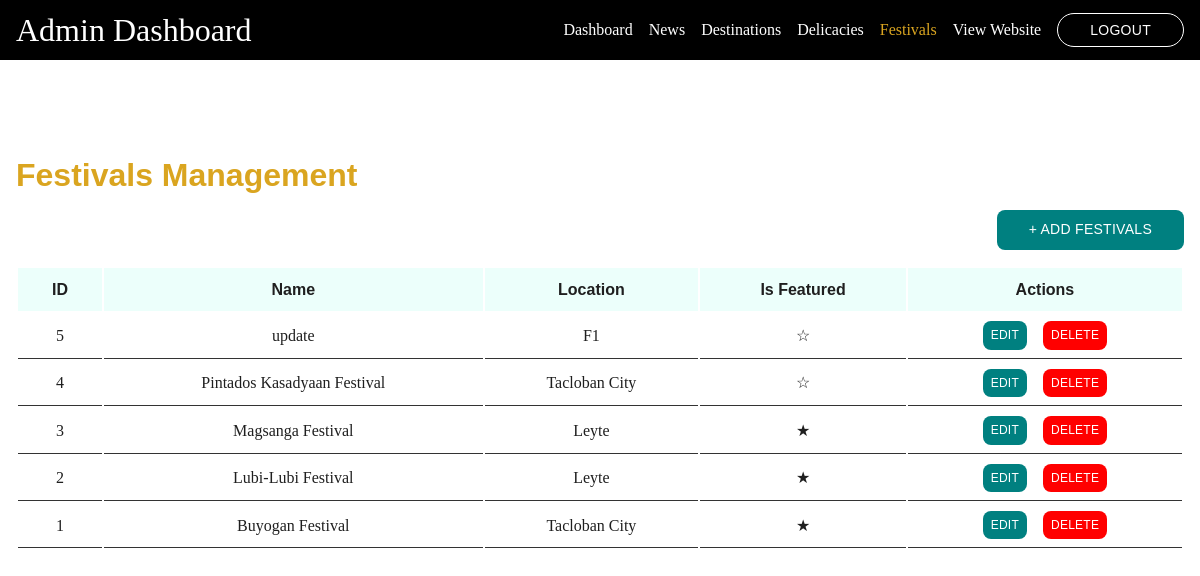
Screenshot of /admin/festivals.php with the database file from the repository.
### tables this page shows
CREATE TABLE `festivals` (
  `id` int(11) NOT NULL,
  `name` varchar(255) NOT NULL,
  `location` varchar(255) NOT NULL,
  `description` text NOT NULL,
  `history` text NOT NULL,
  `image_name` varchar(255) NOT NULL,
  `is_featured` tinyint(1) DEFAULT 0
);

### includes/crud.php (called while the page is built, shortened)
<?php
function getAll($table, $orderBy = 'id', $order = 'DESC') {
    return fetch(executeQuery("SELECT * FROM $table ORDER BY $orderBy $order"));
}
function crud($table, $uploadDir) {
    $action = $_GET['action'] ?? 'list';
}
?>

### includes/db.php (called while the page is built, shortened)
<?php
$conn = new mysqli("127.0.0.1", 'root', '', 'leyte_tourism');
function executeQuery($sql, $params = []) {
    global $conn;
    $stmt = $conn->prepare($sql);
    $stmt->execute();
    return $stmt;
}
function fetch($stmt, $single = false) {
    $result = $stmt->get_result();
    return $single ? $result->fetch_assoc() : $result->fetch_all(MYSQLI_ASSOC);
}
?>

### public/admin/festivals.php (the view, shortened to what this page needs)
<?php
require_once '../../includes/db.php';
require_once '../../includes/crud.php';
$action = $_GET['action'] ?? 'list';
$table = "festivals";
$items = getAll($table);
?>
<!DOCTYPE html>
<html lang="en">
<head>
    <link rel="stylesheet" href="../../assets/css/variables.css">
    <link rel="stylesheet" href="../../assets/css/base.css">
    <link rel="stylesheet" href="../../assets/css/layout.css">
    <link rel="stylesheet" href="../../assets/css/components.css">
    <link rel="stylesheet" href="../../assets/css/responsive.css">
    <link rel="stylesheet" href="../../assets/css/admin.css">
</head>
<body>
    <?php include_once '../../templates/admin-navbar.php' ?>
    <main>
        <div class="container">
            <?php if ($action === "list"): ?>
                <div class="admin-header">
                    <h2>Festivals Management</h2>
                    <a href="?action=add" class="btn btn-primary btn-square">+ Add Festivals</a>
                </div>
                <table class="data-table">
                    <thead>
                        <tr>
                            <th>ID</th>
                            <th>Name</th>
                            <th>Location</th>
                            <th>Is Featured</th>
                            <th>Actions</th>
                        </tr>
                    </thead>
                    <tbody>
                        <?php foreach ($items as $item): ?>
                            <tr>
                                <td> <?= $item['id'] ?> </td>
                                <td> <?= $item['name'] ?> </td>
                                <td> <?= $item['location'] ?> </td>
                                <td> <?= $item['is_featured'] === 1 ? "&starf;" : "&star;" ?> </td>
                                <td class="action-buttons">
                                    <a href="?action=edit&id=<?= $item['id'] ?>" class="btn btn-primary btn-sm btn-square">
                                        Edit
                                    </a>
                                    <a onclick="return confirm('Are you sure you want to delete this item?')" href="?action=delete&id=<?= $item['id'] ?>" class="btn btn-danger btn-sm btn-square">
                                        Delete
                                    </a>
                                </td>
                            </tr>
                        <?php endforeach; ?>
                    </tbody>
                </table>
            <?php endif; ?>
        </div>
</body>
</html>

### assets/css/variables.css (style rules this page uses)
:root { --primary: teal; --accent: goldenrod; --success: green; --danger: red; --bg: #ffffff; --bg-alt: rgba(232, 255, 251, 0.8); --bg-dark: #000000; --text: #1f1f1f; --text-muted: rgba(0,0,0, 0.8); --text-light: #ffffff; --font-heading: "Trebuchet MS", "Arial", sans-serif; --font-body: "Georgia", "Times New Roman", serif; --space-xs: 0.25rem; --space-sm: 0.5rem; --space-md: 1rem; --space-lg: 2rem; --space-xl: 4rem; --space-2xl: 6rem; --text-xs: 0.75rem; --text-sm: 0.875rem; --text-base: 1rem; --text-lg: 1.125rem; --text-xl: clamp(1.25rem, 5vw, 1.5rem); --text-2xl: clamp(1.5rem, 5vw, 2rem); --text-3xl: clamp(2rem, 5vw, 3.5rem); --container-max: 1200px; --nav-height: 60px; --shadow-sm: 0 1px 4px rgba(0,0,0,0.08); --shadow-md: 0 4px 12px rgba(0,0,0,0.1); --shadow-lg: 0 10px 25px rgba(0,0,0,0.12); --radius-sm: 4px; --radius-md: 8px; --radius-lg: 16px; --radius-full: 9999px; --transition: 0.25s ease; }

### assets/css/base.css (style rules this page uses)
*, *::before, *::after { box-sizing: border-box; margin: 0; padding: 0; }
html { scroll-behavior: smooth; font-size: 16px; }
body { font-size: var(--text-base); font-family: var(--font-body); line-height: 1.7; background-color: var(--bg); color: var(--text); }
h1, h2, h3, h4, h5, h6 { font-family: var(--font-heading); line-height: 1.2; color: var(--text); }
h2 { font-size: var(--text-2xl); }
a { text-decoration: none; color: var(--text); }
section, main { padding: var(--space-2xl) var(--space-md); }
main { min-height: 100vh; }

### assets/css/layout.css (style rules this page uses)
.container { margin: 0 auto; max-width: var(--container-max); }

### assets/css/components.css (style rules this page uses)
.btn { padding: var(--space-sm) var(--space-lg); border-radius: var(--radius-full); transition: color var(--transition), transform var(--transition); cursor: pointer; text-transform: uppercase; font-family: var(--font-heading); letter-spacing: 0.02em; width: fit-content; color: var(--text-light); font-size: var(--text-sm); }
.btn-sm { padding: var(--space-xs) var(--space-sm); font-size: var(--text-xs); }
.btn-square { border-radius: var(--radius-md); }
.btn-primary { background-color: var(--primary); }
.btn-danger { background-color: var(--danger); }

### assets/css/admin.css (style rules this page uses)
.admin-header { display: flex; flex-direction: column; gap: var(--space-md); margin-bottom: var(--space-md); }
.admin-header h2 { color: var(--accent); }
.admin-header .btn { margin-left: auto; }
.data-table { width: 100%; }
.data-table tr { text-align: center; }
.data-table td { padding: var(--space-sm) var(--space-md); color: var(--text); border-bottom: 0.5px solid rgba(0,0,0,0.8); }
.data-table th { padding: var(--space-sm) var(--space-md); color: var(--text); }
.data-table thead { background-color: var(--bg-alt); font-family: var(--font-heading); font-weight: 700; }
.action-buttons { display: flex; justify-content: center; align-items: center; gap: var(--space-md); }

### rows the page displays
festivals: id "5", name "update", location "F1"
festivals: id "4", name "Pintados Kasadyaan Festival", location "Tacloban City"
festivals: id "3", name "Magsanga Festival", location "Leyte"
festivals: id "2", name "Lubi-Lubi Festival", location "Leyte"
festivals: id "1", name "Buyogan Festival", location "Tacloban City"

### other values shown
$label "Dashboard"
$label "News"
$label "Destinations"
$label "Delicacies"
$label "Festivals"
$label "View Website"
